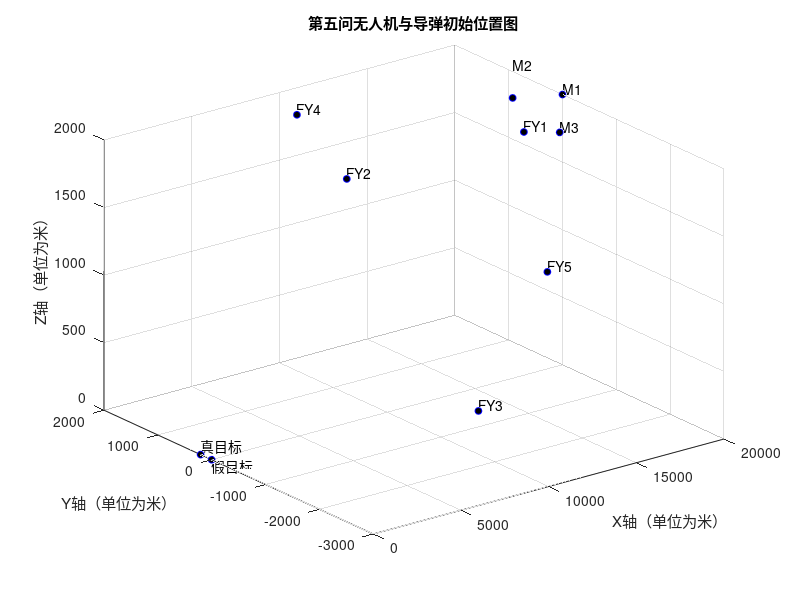

This chart was generated by the following MATLAB code:
clc,clear,close all

hold on

false_target = [0,0,0];
true_target = [2.73106179015761,206.445254184153,0];
M1 = [20000,0,2000];
M2 = [19000,600,2100];
M3 = [18000,-600,1900];
FY1 = [17800,0,1800];
FY2 = [12000,1400,1400];
FY3 = [6000,-3000,700];
FY4 = [11000,2000,1800];
FY5 = [13000,-2000,1300];

plot3(false_target(1),false_target(2),false_target(3), 'bo', 'MarkerSize', 5, 'MarkerFaceColor', 'k');
plot3(true_target(1),true_target(2),true_target(3), 'bo', 'MarkerSize', 5, 'MarkerFaceColor', 'k');
plot3(M1(1),M1(2),M1(3), 'bo', 'MarkerSize', 5, 'MarkerFaceColor', 'k');
plot3(M2(1),M2(2),M3(3), 'bo', 'MarkerSize', 5, 'MarkerFaceColor', 'k');
plot3(M3(1),M3(2),M3(3), 'bo', 'MarkerSize', 5, 'MarkerFaceColor', 'k');
plot3(FY1(1),FY1(2),FY1(3), 'bo', 'MarkerSize', 5, 'MarkerFaceColor', 'k');
plot3(FY2(1),FY2(2),FY2(3), 'bo', 'MarkerSize', 5, 'MarkerFaceColor', 'k');
plot3(FY3(1),FY3(2),FY3(3), 'bo', 'MarkerSize', 5, 'MarkerFaceColor', 'k');
plot3(FY4(1),FY4(2),FY4(3), 'bo', 'MarkerSize', 5, 'MarkerFaceColor', 'k');
plot3(FY5(1),FY5(2),FY5(3), 'bo', 'MarkerSize', 5, 'MarkerFaceColor', 'k');

text(false_target(1),false_target(2),false_target(3), '假目标', ...
    'FontSize', 10, 'Color', 'k', ...
    'HorizontalAlignment', 'left', 'VerticalAlignment', 'top');
text(true_target(1),true_target(2),true_target(3), '真目标', ...
    'FontSize', 10, 'Color', 'k', ...
    'HorizontalAlignment', 'left', 'VerticalAlignment', 'bottom');
text(M1(1),M1(2),M1(3), 'M1', ...
    'FontSize', 10, 'Color', 'k', ...
    'HorizontalAlignment', 'left', 'VerticalAlignment', 'bottom');
text(M2(1),M2(2),M2(3), 'M2', ...
    'FontSize', 10, 'Color', 'k', ...
    'HorizontalAlignment', 'left', 'VerticalAlignment', 'bottom');
text(M3(1),M3(2),M3(3), 'M3', ...
    'FontSize', 10, 'Color', 'k', ...
    'HorizontalAlignment', 'left', 'VerticalAlignment', 'bottom');
text(FY1(1),FY1(2),FY1(3), 'FY1', ...
    'FontSize', 10, 'Color', 'k', ...
    'HorizontalAlignment', 'left', 'VerticalAlignment', 'bottom');
text(FY2(1),FY2(2),FY2(3), 'FY2', ...
    'FontSize', 10, 'Color', 'k', ...
    'HorizontalAlignment', 'left', 'VerticalAlignment', 'bottom');
text(FY3(1),FY3(2),FY3(3), 'FY3', ...
    'FontSize', 10, 'Color', 'k', ...
    'HorizontalAlignment', 'left', 'VerticalAlignment', 'bottom');
text(FY4(1),FY4(2),FY4(3), 'FY4', ...
    'FontSize', 10, 'Color', 'k', ...
    'HorizontalAlignment', 'left', 'VerticalAlignment', 'bottom');
text(FY5(1),FY5(2),FY5(3), 'FY5', ...
    'FontSize', 10, 'Color', 'k', ...
    'HorizontalAlignment', 'left', 'VerticalAlignment', 'bottom');

xlabel('X轴（单位为米）');
ylabel('Y轴（单位为米）');
zlabel('Z轴（单位为米）');
title('第五问无人机与导弹初始位置图');

grid on; 
view(3);
